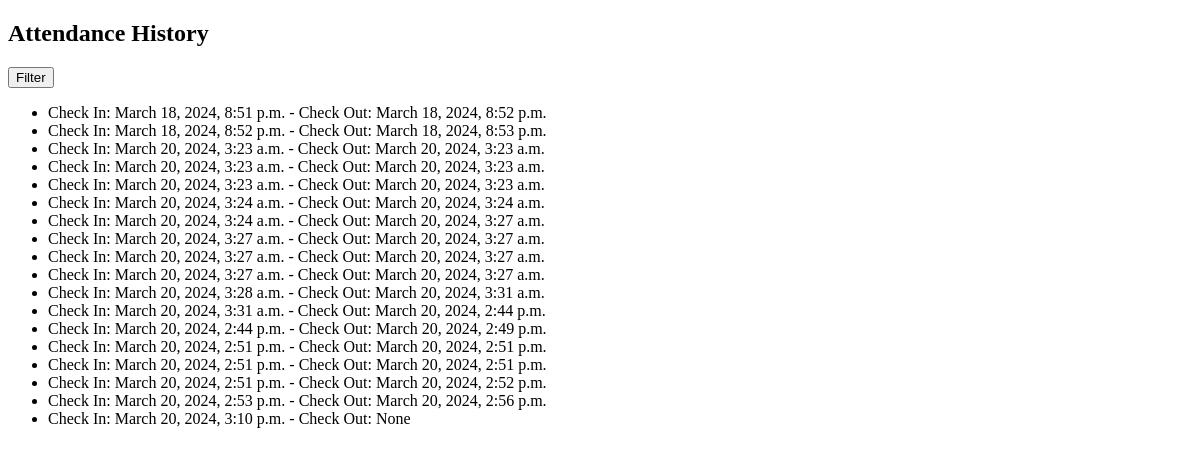
The app's page /checkInCheckOut/attendance-history/ (signed in), older data.
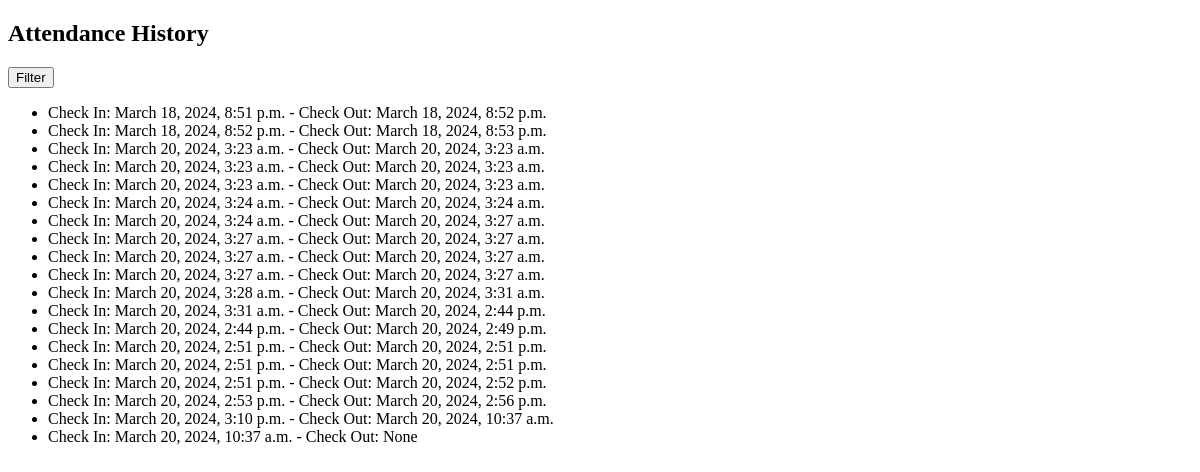
The same page, newer data.
### checkInCheckOut/models/Attendance.py (models this page shows)
class Attendance(models.Model):
    user = models.ForeignKey(CustomeUserModel, on_delete=models.CASCADE,verbose_name='User')
    check_in_time = models.DateTimeField(null=True, blank=True,verbose_name='Check in')
    check_out_time = models.DateTimeField(null=True, blank=True,verbose_name='Check out')

### checkInCheckOut/views/checkinCheckoutV.py (the view)
# urls.py: path('attendance-history/', attendance_history, name='attendance_history'),
@login_required
def attendance_history(request):
    user = request.user  # Assuming the user is authenticated
    attendance_history = Attendance.objects.filter(user=user)
    return render(request, 'checkInCheckOut/attendance_history.html', {'attendance_history': attendance_history})

### checkInCheckOut/templates/checkInCheckOut/attendance_history.html (shortened to what this page needs)
<!DOCTYPE html>
<html lang="en">
<head>
</head>
<body>
    <h2>Attendance History</h2>
    <form method="get">
        <button type="submit">Filter</button>
    </form>
    <ul>
        {% for attendance in attendance_history %}
            <li>Check In: {{ attendance.check_in_time }} - Check Out: {{ attendance.check_out_time }}</li>
        {% empty %}
            <li>No attendance history found.</li>
        {% endfor %}
    </ul>
</body>
</html>

Row changes from the older to the newer data that the page shows:
changed Attendance "March 20, 2024, 3:10 p.m.": check_out_time "None" → "March 20, 2024, 10:37 a.m."
added Attendance: check_in_time "March 20, 2024, 10:37 a.m.", check_out_time "None"
